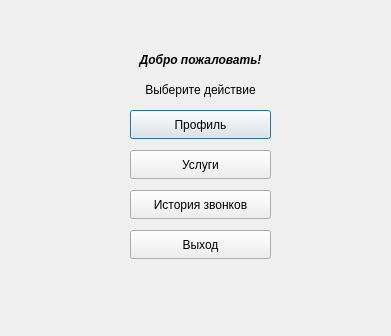
<?xml version="1.0" encoding="UTF-8"?>
<ui version="4.0">
 <class>DeistvieAbonentaRis4</class>
 <widget class="QDialog" name="DeistvieAbonentaRis4">
  <property name="geometry">
   <rect>
    <x>0</x>
    <y>0</y>
    <width>391</width>
    <height>336</height>
   </rect>
  </property>
  <property name="windowTitle">
   <string>Dialog</string>
  </property>
  <widget class="QPushButton" name="pushButton">
   <property name="geometry">
    <rect>
     <x>130</x>
     <y>110</y>
     <width>141</width>
     <height>29</height>
    </rect>
   </property>
   <property name="text">
    <string>Профиль</string>
   </property>
  </widget>
  <widget class="QPushButton" name="pushButton_2">
   <property name="geometry">
    <rect>
     <x>130</x>
     <y>150</y>
     <width>141</width>
     <height>29</height>
    </rect>
   </property>
   <property name="text">
    <string>Услуги</string>
   </property>
  </widget>
  <widget class="QPushButton" name="pushButton_3">
   <property name="geometry">
    <rect>
     <x>130</x>
     <y>190</y>
     <width>141</width>
     <height>29</height>
    </rect>
   </property>
   <property name="text">
    <string>История звонков</string>
   </property>
  </widget>
  <widget class="QPushButton" name="pushButton_4">
   <property name="geometry">
    <rect>
     <x>130</x>
     <y>230</y>
     <width>141</width>
     <height>29</height>
    </rect>
   </property>
   <property name="text">
    <string>Выход</string>
   </property>
  </widget>
  <widget class="QLabel" name="label">
   <property name="geometry">
    <rect>
     <x>130</x>
     <y>80</y>
     <width>141</width>
     <height>20</height>
    </rect>
   </property>
   <property name="text">
    <string>&lt;html&gt;&lt;head/&gt;&lt;body&gt;&lt;p align=&quot;center&quot;&gt;Выберите действие&lt;/p&gt;&lt;/body&gt;&lt;/html&gt;</string>
   </property>
  </widget>
  <widget class="QLabel" name="label_2">
   <property name="geometry">
    <rect>
     <x>120</x>
     <y>50</y>
     <width>161</width>
     <height>20</height>
    </rect>
   </property>
   <property name="font">
    <font>
     <italic>true</italic>
     <bold>true</bold>
    </font>
   </property>
   <property name="text">
    <string>&lt;html&gt;&lt;head/&gt;&lt;body&gt;&lt;p align=&quot;center&quot;&gt;Добро пожаловать!&lt;/p&gt;&lt;/body&gt;&lt;/html&gt;</string>
   </property>
  </widget>
 </widget>
 <resources/>
 <connections/>
</ui>
